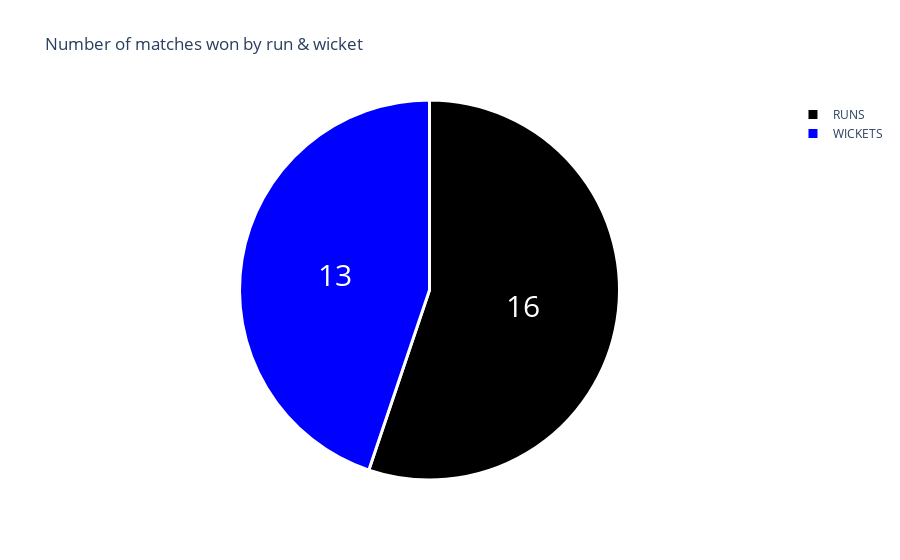

Source (notebook cell):
### Code cell
won_by = data['WON BY'].value_counts()
label = won_by.index
counts = won_by.values
colors = ['black','blue']

fig = go.Figure(data=[go.Pie(labels=label, values=counts)])
fig.update_layout(title_text='Number of matches won by run & wicket')
fig.update_traces(hoverinfo='label+percent', textinfo='value', textfont_size=30,
                  marker=dict(colors=colors, line=dict(color='white', width=3)))
fig.show()

### Figure 1 — Plotly figure (JSON) as saved in the notebook; plotly's stock layout.template omitted (floating-point values rounded to 4 significant figures)
{"data": [{"hoverinfo": "label+percent", "labels": ["RUNS", "WICKETS"], "marker": {"colors": ["black", "blue"], "line": {"color": "white", "width": 3}}, "textfont": {"size": 30}, "textinfo": "value", "type": "pie", "values": [16, 13]}], "layout": {"title": {"text": "Number of matches won by run & wicket"}}}
